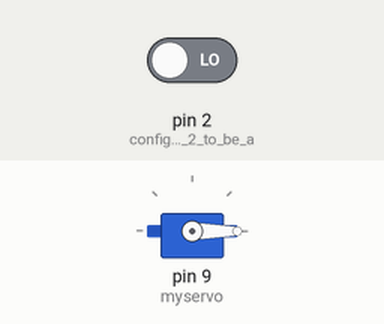
The sketch below on a simulated Arduino Uno, built with avr-gcc and run on an emulated ATmega328P. On the bench: servo. The test bench sets the inputs (shaded band); at power-on: pin 2 (configures_pin_2_to_be_a) LOW.

Above: at 1.2 s.
1.3 s: pin 2 (configures_pin_2_to_be_a) driven HIGH
At 2.1 s:
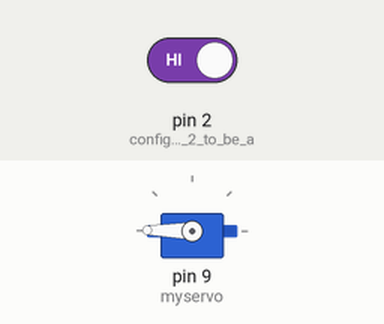
2.8 s: pin 2 (configures_pin_2_to_be_a) driven LOW
At 3.7 s:
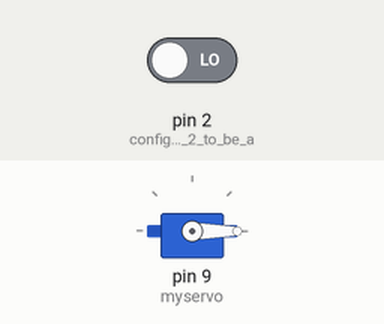
Timing chart, 0 to 5.8 s (numbered marks = the images above; inputs shaded):
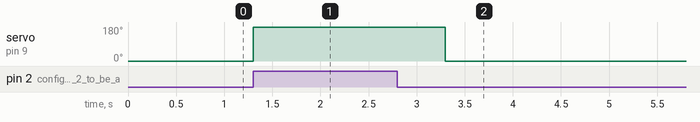

The sketch:

iMEC_uBox.ino
```cpp
/**
* iMEC_uBox - Simple program to control a useless box
* @Authors - Josiah Bailey & Gabe O'Brien
* @Version 1.0
*/

#include <Servo.h>
#include <stdio.h>

// create servo object to control a servo
Servo myservo;


//Variables
int switchValue = 0; //variable to store the value of the switch

void setup()
{
  myservo.attach(9);       // attaches the servo on pin 9 to the servo object
  pinMode(2,INPUT);        // configures pin 2 to be a digital input
  command_zero(myservo);   // Commands servo to its intial position
}

//Start of main loop
void loop()
{

  switchValue = digitalRead(2); //Reads state of toggle switch

  if (switchValue == HIGH)      // Turns off switch if active
  {
    command_full(myservo);
    delay(1000);

  }

  switchValue = digitalRead(2); // Reads state of toggle switch

  if (switchValue == LOW)      // Returns home if switch is off
  {
    command_zero(myservo);
  }


}

//Start of functions


//Function command_zero commands the servo to the home position
void command_zero (Servo &theServo)
{
  theServo.write(0);
}

//Function command_full commands the servo to full position
void command_full (Servo &theServo)
{
  theServo.write(179);
}
```

Measured:
- after the input at 1.3 s, servo on pin 9 (myservo): 0° → 179° at once
- after the input at 2.8 s, servo on pin 9 (myservo): 179° → 0° after 0.50 s
